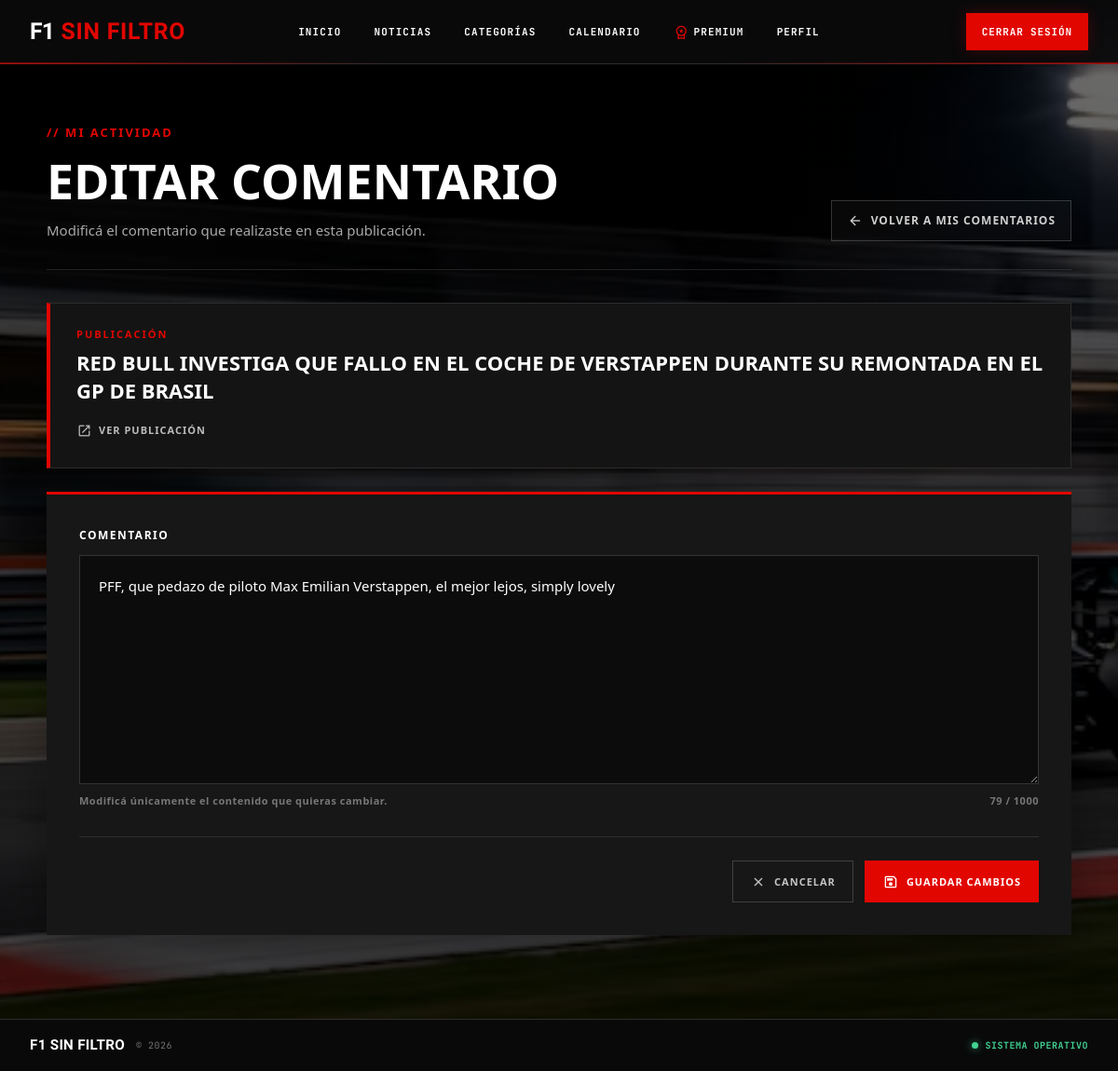
/perfil/comentarios/8/editar (signed in), run on the app's committed database.
### app/models.py (models this page shows)
class Publicacion(db.Model):
    __tablename__ = "publicaciones"
    id = db.Column(
        db.Integer,
        primary_key=True
    )
    titulo = db.Column(
        db.String(200),
        nullable=False
    )
    resumen = db.Column(
        db.String(255),
        nullable=True
    )
    imagen_portada = db.Column(
        db.String(500),
        nullable=True
    )
    estado = db.Column(
        db.String(20),
        nullable=False,
        default="borrador"
    )
    autor_id = db.Column(
        db.Integer,
        db.ForeignKey(
            "usuarios.id"
        ),
        nullable=False
    )
    categoria_id = db.Column(
        db.Integer,
        db.ForeignKey(
            "categorias.id"
        ),
        nullable=True
    )
    categoria = db.relationship(
        "Categoria"
    )
    categorias = db.relationship(
        "Categoria",
        secondary=publicacion_categoria
    )
    etiquetas = db.relationship(
        "Etiqueta",
        secondary=publicacion_etiqueta,
        backref="publicaciones"
    )

class Comentario(db.Model):
    __tablename__ = "comentarios"
    id = db.Column(
        db.Integer,
        primary_key=True
    )
    contenido = db.Column(
        db.Text,
        nullable=False
    )
    fecha = db.Column(
        db.DateTime,
        nullable=False,
        default=db.func.current_timestamp()
    )
    usuario_id = db.Column(
        db.Integer,
        db.ForeignKey(
            "usuarios.id"
        ),
        nullable=False
    )
    publicacion_id = db.Column(
        db.Integer,
        db.ForeignKey(
            "publicaciones.id"
        ),
        nullable=False
    )
    moderacion = db.Column(
        db.Text
    )
    confianza = db.Column(
        db.Float
    )
    usuario = db.relationship(
        "Usuario"
    )
    publicacion = db.relationship(
        "Publicacion"
    )

### app/perfil/routes.py (the view, shortened to what this page needs)
@bp.route(
    "/perfil/comentarios/<int:id_comentario>/editar",
    methods=["GET", "POST"]
)
def editar_comentario(
    id_comentario
):
    usuario = obtener_usuario_actual()
    comentario = Comentario.query.filter_by(
        id=id_comentario,
        usuario_id=usuario.id
    ).first()
    if not comentario:
        return redirect(
            url_for(
                "perfil.comentarios"
            )
        )
    error = None
    return render_template(
        "perfil/editar_comentario.html",
        usuario=usuario,
        comentario=comentario,
        error=error
    )

### almacenamiento.py (called while the page is built)
def usa_s3():
    return bool(
        os.environ.get(
            "S3_BUCKET"
        )
    )

### app/__init__.py (called while the page is built)
def create_app():
    app = Flask(__name__)
    app.config.from_object(Config)
    db.init_app(app)
    bcrypt.init_app(app)
    oauth.init_app(app)
    from app.main.routes import bp as main_bp
    app.register_blueprint(
        main_bp
    )
    from app.auth.routes import bp as auth_bp
    app.register_blueprint(
        auth_bp
    )
    from app.perfil.routes import bp as perfil_bp
    app.register_blueprint(
        perfil_bp
    )
    from app.editor.routes import bp as editor_bp
    app.register_blueprint(
        editor_bp
    )
    from app.admin.routes import bp as admin_bp
    app.register_blueprint(
        admin_bp
    )
    with app.app_context():
        db.create_all()
    @app.context_processor
    def funciones_para_plantillas():
        return {
            "url_imagen": url_imagen,
            "usa_s3": usa_s3()
        }
    return app

### app/perfil/routes.py (called while the page is built)
def obtener_usuario_actual():
    datos_usuario = session.get(
        "usuario"
    )
    if not datos_usuario:
        return None
    return db.session.get(
        Usuario,
        datos_usuario["id"]
    )

@bp.before_request
def proteger_rutas_usuario():
    usuario = obtener_usuario_actual()
    if not usuario:
        return redirect(
            url_for(
                "auth.login"
            )
        )
    if usuario.rol == "editor":
        return redirect(
            url_for(
                "editor.editor"
            )
        )
    if usuario.rol == "admin":
        return redirect(
            url_for(
                "admin.admin_dashboard"
            )
        )
    if usuario.rol != "usuario":
        return redirect(
            url_for(
                "main.inicio"
            )
        )

### app/templates/perfil/editar_comentario.html (shortened to what this page needs)
{% include 'base/header.html' %}
<link
    rel="stylesheet"
    href="{{ url_for('static', filename='styles/perfil/editar_comentario.css') }}"
>
<div class="editar-comentario-page">
    <div class="editar-comentario-container">
        <div class="editar-comentario-head">
            <div>
                <span class="editar-comentario-label">
                    // MI ACTIVIDAD
                </span>
                <h1>
                    Editar Comentario
                </h1>
                <p>
                    Modificá el comentario que realizaste
                    en esta publicación.
                </p>
            </div>
            <a
                href="{{ url_for('perfil.comentarios') }}"
                class="editar-comentario-volver"
            >
                <span class="material-symbols-outlined">
                </span>
                VOLVER A MIS COMENTARIOS
            </a>
        </div>
        <div class="editar-comentario-publicacion">
            <span class="editar-comentario-publicacion-label">
                PUBLICACIÓN
            </span>
            <h2>
                {{ comentario.publicacion.titulo }}
            </h2>
            <a
                href="{{ url_for(
                    'main.post',
                    id_publicacion=comentario.publicacion_id
                ) }}"
                class="editar-comentario-ver"
            >
                <span class="material-symbols-outlined">
                </span>
                VER PUBLICACIÓN
            </a>
        </div>
        <div class="editar-comentario-panel">
            <form
                action="{{ url_for(
                    'perfil.editar_comentario',
                    id_comentario=comentario.id
                ) }}"
                method="POST"
            >
                <div class="editar-comentario-field">
                    <label for="contenido">
                        COMENTARIO
                    </label>
                    <textarea
                        id="contenido"
                        name="contenido"
                        rows="8"
                        maxlength="1000"
                        required
                    >{{ comentario.contenido }}</textarea>
                    <div class="editar-comentario-info">
                        <span>
                            Modificá únicamente el contenido
                            que quieras cambiar.
                        </span>
                        <span id="contadorCaracteres">
                        </span>
                    </div>
                </div>
                <div class="editar-comentario-actions">
                    <a
                        href="{{ url_for('perfil.comentarios') }}"
                        class="editar-comentario-btn editar-comentario-cancelar"
                    >
                        <span class="material-symbols-outlined">
                        </span>
                        CANCELAR
                    </a>
                    <button
                        type="submit"
                        class="editar-comentario-btn editar-comentario-guardar"
                    >
                        <span class="material-symbols-outlined">
                        </span>
                        GUARDAR CAMBIOS
                    </button>
                </div>
            </form>
        </div>
    </div>
</div>
{% include 'base/footer.html' %}

### app/static/styles/style.css (style rules this page uses)
:root { --site-red: #E10600; --site-red-dark: #b00500; --site-bg: #0a0a0b; --site-panel: #121214; --site-border: #2e2e2e; --site-line: #262626; --site-text: #e5e2e1; --site-muted: #9a9a9a; --site-font-display: "Anybody", sans-serif; --site-font-mono: "JetBrains Mono", monospace; --site-font-body: "Sora", sans-serif; }
* { box-sizing: border-box; }
html, body { margin: 0; padding: 0; }
.site-body { min-height: 100vh; background: linear-gradient( rgba(0, 0, 0, 0.58), rgba(0, 0, 0, 0.72) ), url("/static/styles/images/fondof1.avif"); background-size: cover; background-position: center; background-repeat: no-repeat; background-attachment: fixed; color: #fff; }
.material-symbols-outlined { font-family: "Material Symbols Outlined"; font-weight: normal; font-style: normal; line-height: 1; letter-spacing: normal; text-transform: none; display: inline-block; white-space: nowrap; font-feature-settings: "liga"; -webkit-font-feature-settings: "liga"; -webkit-font-smoothing: antialiased; }

### data on the page
Publicacion: publicacion.titulo "RED BULL INVESTIGA QUE FALLO EN EL COCHE DE VERSTAPPEN DURANTE SU REMONTADA EN EL GP DE BRASIL"
Comentario: contenido "PFF, que pedazo de piloto Max Emilian Verstappen, el mejor lejos, simply lovely"
